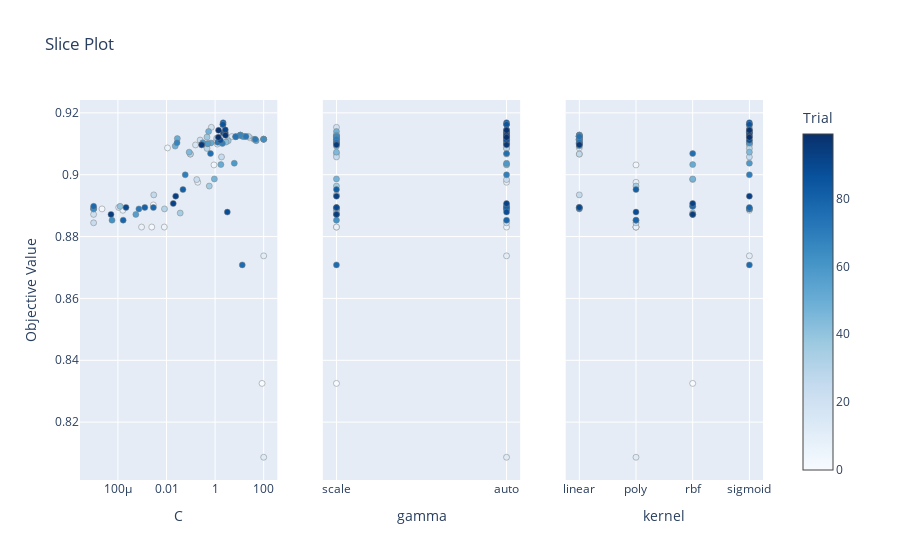

Notebook code for this chart:
### Code cell
optuna.visualization.plot_slice(study)

### Figure 1 — Plotly figure (JSON) as saved in the notebook; plotly's stock layout.template omitted (floating-point values rounded to 4 significant figures)
{"data": [{"marker": {"color": [0, 1, 2, 3, 4, 5, 6, 7, 8, 9, 10, 11, 12, 13, 14, 15, 16, 17, 18, 19, 20, 21, 22, 23, 24, 25, 26, 27, 28, 29, 30, 31, 32, 33, 34, 35, 36, 37, 38, 39, 40, 41, 42, 43, 44, 45, 46, 47, 48, 49, 50, 51, 52, 53, 54, 55, 56, 57, 58, 59, 60, 61, 62, 63, 64, 65, 66, 67, 68, 69, 70, 71, 72, 73, 74, 75, 76, 77, 78, 79, 80, 81, 82, 83, 84, 85, 86, 87, 88, 89, 90, 91, 92, 93, 94, 95, 96, 97, 98, 99], "colorbar": {"title": {"text": "Trial"}, "x": 1, "xpad": 40}, "colorscale": [[0, "rgb(247,251,255)"], [0.125, "rgb(222,235,247)"], [0.25, "rgb(198,219,239)"], [0.375, "rgb(158,202,225)"], [0.5, "rgb(107,174,214)"], [0.625, "rgb(66,146,198)"], [0.75, "rgb(33,113,181)"], [0.875, "rgb(8,81,156)"], [1, "rgb(8,48,107)"]], "line": {"color": "Grey", "width": 0.5}, "showscale": true}, "mode": "markers", "name": "Feasible Trial", "showlegend": false, "type": "scatter", "x": [85.74, 0.002875, 0.00247, 2.214e-05, 0.8991, 0.011, 0.008122, 0.000939, 0.0001593, 0.1933, 27.04, 100, 100, 1.117, 4.921, 0.0001074, 0.09619, 0.1564, 7.083, 0.6996, 1.232, 1e-05, 0.2424, 0.1762, 1e-05, 1.833, 0.002984, 0.09558, 23.55, 0.4656, 0.008278, 1.159, 100, 1e-05, 100, 0.03665, 0.5752, 0.4628, 3.458, 11.2, 0.0001235, 40.09, 2.815, 0.4905, 1e-05, 0.08554, 16.4, 0.9332, 0.5407, 0.02276, 0.02793, 1.732, 0.6765, 48.95, 11.27, 10.66, 0.0005467, 0.5067, 100.0, 6.164, 0.3114, 13.84, 5.724e-05, 100, 7.121, 1e-05, 10.81, 0.02711, 2.002, 0.05894, 44.89, 0.0007289, 18.59, 1.287, 7.026, 0.6475, 13.14, 1e-05, 0.002887, 0.0001647, 0.001283, 0.04753, 2.14, 2.11, 2.206, 2.099, 2.18, 1.649, 3.178, 2.615, 0.0002157, 2.623, 0.01894, 0.02389, 5.194e-05, 0.2834, 0.2793, 2.673, 1.39, 1.369], "xaxis": "x", "y": [0.8325, 0.8902, 0.8831, 0.8889, 0.9032, 0.9087, 0.8831, 0.8831, 0.8885, 0.8976, 0.9119, 0.8738, 0.8087, 0.9109, 0.9123, 0.8894, 0.9067, 0.9096, 0.9123, 0.9153, 0.9099, 0.8872, 0.9112, 0.8984, 0.8844, 0.9057, 0.8935, 0.9067, 0.9124, 0.9085, 0.8889, 0.9118, 0.9115, 0.889, 0.9115, 0.8876, 0.8963, 0.9122, 0.911, 0.9128, 0.8898, 0.9114, 0.9105, 0.91, 0.8889, 0.9073, 0.9123, 0.8986, 0.914, 0.9092, 0.9117, 0.9033, 0.9103, 0.911, 0.9128, 0.9128, 0.8872, 0.91, 0.9115, 0.9037, 0.9103, 0.9123, 0.8853, 0.9115, 0.9123, 0.889, 0.9128, 0.9103, 0.9101, 0.9, 0.9114, 0.8889, 0.9124, 0.9105, 0.9123, 0.9068, 0.8708, 0.8898, 0.8894, 0.8853, 0.8894, 0.8952, 0.9168, 0.9162, 0.9135, 0.9162, 0.9136, 0.9112, 0.8879, 0.9136, 0.8894, 0.9145, 0.8907, 0.8931, 0.8872, 0.9096, 0.9096, 0.9127, 0.9144, 0.9121], "yaxis": "y"}, {"marker": {"color": [0, 1, 2, 3, 4, 5, 6, 7, 8, 9, 10, 11, 12, 13, 14, 15, 16, 17, 18, 19, 20, 21, 22, 23, 24, 25, 26, 27, 28, 29, 30, 31, 32, 33, 34, 35, 36, 37, 38, 39, 40, 41, 42, 43, 44, 45, 46, 47, 48, 49, 50, 51, 52, 53, 54, 55, 56, 57, 58, 59, 60, 61, 62, 63, 64, 65, 66, 67, 68, 69, 70, 71, 72, 73, 74, 75, 76, 77, 78, 79, 80, 81, 82, 83, 84, 85, 86, 87, 88, 89, 90, 91, 92, 93, 94, 95, 96, 97, 98, 99], "colorbar": {"title": {"text": "Trial"}, "x": 1, "xpad": 40}, "colorscale": [[0, "rgb(247,251,255)"], [0.125, "rgb(222,235,247)"], [0.25, "rgb(198,219,239)"], [0.375, "rgb(158,202,225)"], [0.5, "rgb(107,174,214)"], [0.625, "rgb(66,146,198)"], [0.75, "rgb(33,113,181)"], [0.875, "rgb(8,81,156)"], [1, "rgb(8,48,107)"]], "line": {"color": "Grey", "width": 0.5}, "showscale": false}, "mode": "markers", "name": "Feasible Trial", "showlegend": false, "type": "scatter", "x": ["scale", "auto", "scale", "auto", "auto", "auto", "auto", "scale", "scale", "auto", "auto", "auto", "auto", "auto", "scale", "auto", "scale", "auto", "auto", "scale", "auto", "scale", "scale", "auto", "auto", "scale", "scale", "auto", "scale", "auto", "auto", "scale", "scale", "scale", "auto", "scale", "scale", "scale", "auto", "scale", "auto", "scale", "scale", "scale", "scale", "scale", "auto", "scale", "scale", "scale", "auto", "auto", "scale", "auto", "scale", "auto", "scale", "auto", "scale", "auto", "scale", "scale", "scale", "auto", "scale", "auto", "auto", "auto", "auto", "auto", "scale", "auto", "auto", "scale", "auto", "auto", "scale", "auto", "scale", "auto", "auto", "scale", "auto", "auto", "auto", "auto", "auto", "auto", "auto", "auto", "scale", "auto", "auto", "scale", "scale", "scale", "auto", "auto", "auto", "auto"], "xaxis": "x2", "y": [0.8325, 0.8902, 0.8831, 0.8889, 0.9032, 0.9087, 0.8831, 0.8831, 0.8885, 0.8976, 0.9119, 0.8738, 0.8087, 0.9109, 0.9123, 0.8894, 0.9067, 0.9096, 0.9123, 0.9153, 0.9099, 0.8872, 0.9112, 0.8984, 0.8844, 0.9057, 0.8935, 0.9067, 0.9124, 0.9085, 0.8889, 0.9118, 0.9115, 0.889, 0.9115, 0.8876, 0.8963, 0.9122, 0.911, 0.9128, 0.8898, 0.9114, 0.9105, 0.91, 0.8889, 0.9073, 0.9123, 0.8986, 0.914, 0.9092, 0.9117, 0.9033, 0.9103, 0.911, 0.9128, 0.9128, 0.8872, 0.91, 0.9115, 0.9037, 0.9103, 0.9123, 0.8853, 0.9115, 0.9123, 0.889, 0.9128, 0.9103, 0.9101, 0.9, 0.9114, 0.8889, 0.9124, 0.9105, 0.9123, 0.9068, 0.8708, 0.8898, 0.8894, 0.8853, 0.8894, 0.8952, 0.9168, 0.9162, 0.9135, 0.9162, 0.9136, 0.9112, 0.8879, 0.9136, 0.8894, 0.9145, 0.8907, 0.8931, 0.8872, 0.9096, 0.9096, 0.9127, 0.9144, 0.9121], "yaxis": "y2"}, {"marker": {"color": [0, 1, 2, 3, 4, 5, 6, 7, 8, 9, 10, 11, 12, 13, 14, 15, 16, 17, 18, 19, 20, 21, 22, 23, 24, 25, 26, 27, 28, 29, 30, 31, 32, 33, 34, 35, 36, 37, 38, 39, 40, 41, 42, 43, 44, 45, 46, 47, 48, 49, 50, 51, 52, 53, 54, 55, 56, 57, 58, 59, 60, 61, 62, 63, 64, 65, 66, 67, 68, 69, 70, 71, 72, 73, 74, 75, 76, 77, 78, 79, 80, 81, 82, 83, 84, 85, 86, 87, 88, 89, 90, 91, 92, 93, 94, 95, 96, 97, 98, 99], "colorbar": {"title": {"text": "Trial"}, "x": 1, "xpad": 40}, "colorscale": [[0, "rgb(247,251,255)"], [0.125, "rgb(222,235,247)"], [0.25, "rgb(198,219,239)"], [0.375, "rgb(158,202,225)"], [0.5, "rgb(107,174,214)"], [0.625, "rgb(66,146,198)"], [0.75, "rgb(33,113,181)"], [0.875, "rgb(8,81,156)"], [1, "rgb(8,48,107)"]], "line": {"color": "Grey", "width": 0.5}, "showscale": false}, "mode": "markers", "name": "Feasible Trial", "showlegend": false, "type": "scatter", "x": ["rbf", "rbf", "poly", "sigmoid", "poly", "linear", "poly", "poly", "sigmoid", "poly", "linear", "sigmoid", "poly", "linear", "linear", "linear", "linear", "sigmoid", "linear", "sigmoid", "sigmoid", "rbf", "sigmoid", "rbf", "poly", "sigmoid", "linear", "linear", "linear", "sigmoid", "sigmoid", "linear", "linear", "linear", "linear", "rbf", "poly", "sigmoid", "linear", "linear", "rbf", "linear", "linear", "linear", "sigmoid", "sigmoid", "linear", "rbf", "sigmoid", "linear", "linear", "rbf", "sigmoid", "linear", "linear", "linear", "rbf", "linear", "linear", "sigmoid", "sigmoid", "linear", "poly", "linear", "linear", "linear", "linear", "linear", "linear", "sigmoid", "linear", "sigmoid", "linear", "linear", "linear", "rbf", "sigmoid", "rbf", "sigmoid", "poly", "linear", "poly", "sigmoid", "sigmoid", "sigmoid", "sigmoid", "sigmoid", "sigmoid", "poly", "sigmoid", "linear", "sigmoid", "rbf", "sigmoid", "rbf", "linear", "linear", "sigmoid", "sigmoid", "sigmoid"], "xaxis": "x3", "y": [0.8325, 0.8902, 0.8831, 0.8889, 0.9032, 0.9087, 0.8831, 0.8831, 0.8885, 0.8976, 0.9119, 0.8738, 0.8087, 0.9109, 0.9123, 0.8894, 0.9067, 0.9096, 0.9123, 0.9153, 0.9099, 0.8872, 0.9112, 0.8984, 0.8844, 0.9057, 0.8935, 0.9067, 0.9124, 0.9085, 0.8889, 0.9118, 0.9115, 0.889, 0.9115, 0.8876, 0.8963, 0.9122, 0.911, 0.9128, 0.8898, 0.9114, 0.9105, 0.91, 0.8889, 0.9073, 0.9123, 0.8986, 0.914, 0.9092, 0.9117, 0.9033, 0.9103, 0.911, 0.9128, 0.9128, 0.8872, 0.91, 0.9115, 0.9037, 0.9103, 0.9123, 0.8853, 0.9115, 0.9123, 0.889, 0.9128, 0.9103, 0.9101, 0.9, 0.9114, 0.8889, 0.9124, 0.9105, 0.9123, 0.9068, 0.8708, 0.8898, 0.8894, 0.8853, 0.8894, 0.8952, 0.9168, 0.9162, 0.9135, 0.9162, 0.9136, 0.9112, 0.8879, 0.9136, 0.8894, 0.9145, 0.8907, 0.8931, 0.8872, 0.9096, 0.9096, 0.9127, 0.9144, 0.9121], "yaxis": "y3"}], "layout": {"title": {"text": "Slice Plot"}, "xaxis": {"anchor": "y", "domain": [0, 0.2889], "title": {"text": "C"}, "type": "log"}, "xaxis2": {"anchor": "y2", "categoryarray": ["scale", "auto"], "categoryorder": "array", "domain": [0.3556, 0.6444], "title": {"text": "gamma"}, "type": "category"}, "xaxis3": {"anchor": "y3", "categoryarray": ["linear", "poly", "rbf", "sigmoid"], "categoryorder": "array", "domain": [0.7111, 1], "title": {"text": "kernel"}, "type": "category"}, "yaxis": {"anchor": "x", "domain": [0, 1], "title": {"text": "Objective Value"}}, "yaxis2": {"anchor": "x2", "domain": [0, 1], "matches": "y", "showticklabels": false}, "yaxis3": {"anchor": "x3", "domain": [0, 1], "matches": "y", "showticklabels": false}}}
